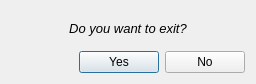
<?xml version="1.0" encoding="UTF-8"?>
<ui version="4.0">
 <class>ExitDialog</class>
 <widget class="QDialog" name="ExitDialog">
  <property name="geometry">
   <rect>
    <x>0</x>
    <y>0</y>
    <width>256</width>
    <height>84</height>
   </rect>
  </property>
  <property name="windowTitle">
   <string>Exit</string>
  </property>
  <layout class="QGridLayout" name="gridLayout">
   <item row="0" column="0">
    <layout class="QVBoxLayout" name="verticalLayout">
     <item>
      <layout class="QHBoxLayout" name="horizontalLayout">
       <item>
        <widget class="QLabel" name="label">
         <property name="sizePolicy">
          <sizepolicy hsizetype="Preferred" vsizetype="Expanding">
           <horstretch>0</horstretch>
           <verstretch>0</verstretch>
          </sizepolicy>
         </property>
         <property name="font">
          <font>
           <pointsize>10</pointsize>
           <weight>50</weight>
           <italic>true</italic>
           <bold>false</bold>
          </font>
         </property>
         <property name="text">
          <string>Do you want to exit?</string>
         </property>
         <property name="alignment">
          <set>Qt::AlignCenter</set>
         </property>
        </widget>
       </item>
      </layout>
     </item>
     <item>
      <layout class="QHBoxLayout" name="horizontalLayout_2">
       <item>
        <spacer name="horizontalSpacer">
         <property name="orientation">
          <enum>Qt::Horizontal</enum>
         </property>
         <property name="sizeHint" stdset="0">
          <size>
           <width>40</width>
           <height>20</height>
          </size>
         </property>
        </spacer>
       </item>
       <item>
        <widget class="QPushButton" name="yes">
         <property name="text">
          <string>Yes</string>
         </property>
        </widget>
       </item>
       <item>
        <widget class="QPushButton" name="no">
         <property name="text">
          <string>No</string>
         </property>
        </widget>
       </item>
      </layout>
     </item>
    </layout>
   </item>
  </layout>
 </widget>
 <resources/>
 <connections/>
</ui>
